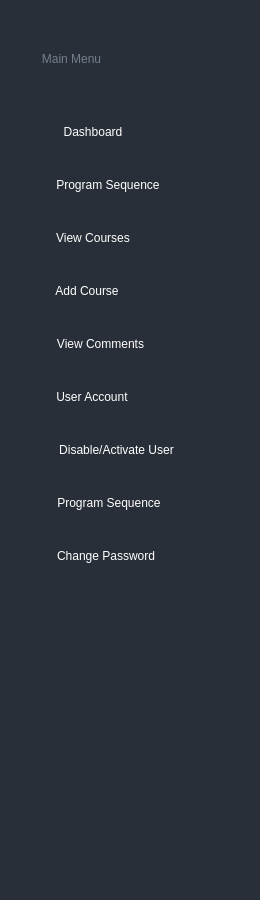
     <widget class="QFrame" name="Sidebar">
      <property name="geometry">
       <rect>
        <x>0</x>
        <y>50</y>
        <width>260</width>
        <height>900</height>
       </rect>
      </property>
      <property name="minimumSize">
       <size>
        <width>260</width>
        <height>900</height>
       </size>
      </property>
      <property name="maximumSize">
       <size>
        <width>260</width>
        <height>900</height>
       </size>
      </property>
      <property name="toolTip">
       <string>Add</string>
      </property>
      <property name="styleSheet">
       <string notr="true">background-color:#292f38;
border: 0;</string>
      </property>
      <property name="frameShape">
       <enum>QFrame::StyledPanel</enum>
      </property>
      <property name="frameShadow">
       <enum>QFrame::Raised</enum>
      </property>
      <widget class="QFrame" name="frame">
       <property name="geometry">
        <rect>
         <x>40</x>
         <y>730</y>
         <width>191</width>
         <height>61</height>
        </rect>
       </property>
       <property name="styleSheet">
        <string notr="true">background:url(:/images/sideBarLogo.png);</string>
       </property>
       <property name="frameShape">
        <enum>QFrame::StyledPanel</enum>
       </property>
       <property name="frameShadow">
        <enum>QFrame::Raised</enum>
       </property>
      </widget>
      <widget class="QGroupBox" name="groupBox">
       <property name="geometry">
        <rect>
         <x>40</x>
         <y>50</y>
         <width>191</width>
         <height>651</height>
        </rect>
       </property>
       <property name="styleSheet">
        <string notr="true">color:#70808c;</string>
       </property>
       <property name="title">
        <string>Main Menu</string>
       </property>
       <widget class="QPushButton" name="dashboard_pushButton">
        <property name="geometry">
         <rect>
          <x>10</x>
          <y>74</y>
          <width>86</width>
          <height>16</height>
         </rect>
        </property>
        <property name="layoutDirection">
         <enum>Qt::LeftToRight</enum>
        </property>
        <property name="styleSheet">
         <string notr="true">color:#fff;</string>
        </property>
        <property name="text">
         <string>Dashboard</string>
        </property>
        <property name="icon">
         <iconset resource="images.qrc">
          <normaloff>:/icons White/Icons/White/Dashboard.png</normaloff>:/icons White/Icons/White/Dashboard.png</iconset>
        </property>
       </widget>
       <widget class="QGroupBox" name="groupBox_2">
        <property name="geometry">
         <rect>
          <x>0</x>
          <y>240</y>
          <width>161</width>
          <height>81</height>
         </rect>
        </property>
        <property name="title">
         <string/>
        </property>
       </widget>
       <widget class="QPushButton" name="viewStudentProgramSequence_Button">
        <property name="geometry">
         <rect>
          <x>0</x>
          <y>127</y>
          <width>136</width>
          <height>16</height>
         </rect>
        </property>
        <property name="toolTip">
         <string>Add Institution</string>
        </property>
        <property name="layoutDirection">
         <enum>Qt::LeftToRight</enum>
        </property>
        <property name="styleSheet">
         <string notr="true">color:#fff;</string>
        </property>
        <property name="text">
         <string>Program Sequence</string>
        </property>
        <property name="icon">
         <iconset resource="images.qrc">
          <normaloff>:/icons White/Icons/White/Add.png</normaloff>:/icons White/Icons/White/Add.png</iconset>
        </property>
       </widget>
       <widget class="QPushButton" name="viewCourses_Button">
        <property name="geometry">
         <rect>
          <x>1</x>
          <y>180</y>
          <width>104</width>
          <height>16</height>
         </rect>
        </property>
        <property name="toolTip">
         <string>Add Institution</string>
        </property>
        <property name="layoutDirection">
         <enum>Qt::LeftToRight</enum>
        </property>
        <property name="styleSheet">
         <string notr="true">color:#fff;</string>
        </property>
        <property name="text">
         <string>View Courses</string>
        </property>
        <property name="icon">
         <iconset resource="images.qrc">
          <normaloff>:/icons White/Icons/White/Student.png</normaloff>:/icons White/Icons/White/Student.png</iconset>
        </property>
       </widget>
       <widget class="QPushButton" name="AddLecturerCourse_Button">
        <property name="geometry">
         <rect>
          <x>1</x>
          <y>233</y>
          <width>92</width>
          <height>16</height>
         </rect>
        </property>
        <property name="layoutDirection">
         <enum>Qt::LeftToRight</enum>
        </property>
        <property name="styleSheet">
         <string notr="true">color:#fff;</string>
        </property>
        <property name="text">
         <string>Add Course</string>
        </property>
        <property name="icon">
         <iconset resource="images.qrc">
          <normaloff>:/icons White/Icons/White/Lecturer.png</normaloff>:/icons White/Icons/White/Lecturer.png</iconset>
        </property>
       </widget>
       <widget class="QPushButton" name="viewComments_Button">
        <property name="geometry">
         <rect>
          <x>1</x>
          <y>286</y>
          <width>119</width>
          <height>16</height>
         </rect>
        </property>
        <property name="toolTip">
         <string>Add Institution</string>
        </property>
        <property name="layoutDirection">
         <enum>Qt::LeftToRight</enum>
        </property>
        <property name="styleSheet">
         <string notr="true">color:#fff;</string>
        </property>
        <property name="text">
         <string>View Comments</string>
        </property>
        <property name="icon">
         <iconset resource="images.qrc">
          <normaloff>:/icons White/Icons/White/commentWHITE.png</normaloff>:/icons White/Icons/White/commentWHITE.png</iconset>
        </property>
       </widget>
       <widget class="QPushButton" name="addUser_Button">
        <property name="geometry">
         <rect>
          <x>1</x>
          <y>339</y>
          <width>102</width>
          <height>16</height>
         </rect>
        </property>
        <property name="toolTip">
         <string>Add Institution</string>
        </property>
        <property name="layoutDirection">
         <enum>Qt::LeftToRight</enum>
        </property>
        <property name="styleSheet">
         <string notr="true">color:#fff;</string>
        </property>
        <property name="text">
         <string>User Account</string>
        </property>
        <property name="icon">
         <iconset resource="images.qrc">
          <normaloff>:/icons White/Icons/White/Add User.png</normaloff>:/icons White/Icons/White/Add User.png</iconset>
        </property>
       </widget>
       <widget class="QPushButton" name="disableUser_Button">
        <property name="geometry">
         <rect>
          <x>1</x>
          <y>392</y>
          <width>151</width>
          <height>16</height>
         </rect>
        </property>
        <property name="toolTip">
         <string>Add Institution</string>
        </property>
        <property name="layoutDirection">
         <enum>Qt::LeftToRight</enum>
        </property>
        <property name="styleSheet">
         <string notr="true">color:#fff;</string>
        </property>
        <property name="text">
         <string>Disable/Activate User</string>
        </property>
        <property name="icon">
         <iconset resource="images.qrc">
          <normaloff>:/icons White/Icons/White/Eye OFF.png</normaloff>:/icons White/Icons/White/Eye OFF.png</iconset>
        </property>
       </widget>
       <widget class="QPushButton" name="AddProgramSequence_Button">
        <property name="geometry">
         <rect>
          <x>1</x>
          <y>445</y>
          <width>136</width>
          <height>16</height>
         </rect>
        </property>
        <property name="layoutDirection">
         <enum>Qt::LeftToRight</enum>
        </property>
        <property name="styleSheet">
         <string notr="true">color:#fff;</string>
        </property>
        <property name="text">
         <string>Program Sequence</string>
        </property>
        <property name="icon">
         <iconset resource="images.qrc">
          <normaloff>:/icons White/Icons/White/Add.png</normaloff>:/icons White/Icons/White/Add.png</iconset>
        </property>
       </widget>
       <widget class="QPushButton" name="changePassword_Button">
        <property name="geometry">
         <rect>
          <x>1</x>
          <y>498</y>
          <width>130</width>
          <height>16</height>
         </rect>
        </property>
        <property name="toolTip">
         <string>Add Institution</string>
        </property>
        <property name="layoutDirection">
         <enum>Qt::LeftToRight</enum>
        </property>
        <property name="styleSheet">
         <string notr="true">color:#fff;</string>
        </property>
        <property name="text">
         <string>Change Password</string>
        </property>
        <property name="icon">
         <iconset resource="images.qrc">
          <normaloff>:/icons White/Icons/White/Edit.png</normaloff>:/icons White/Icons/White/Edit.png</iconset>
        </property>
       </widget>
      </widget>
     </widget>
